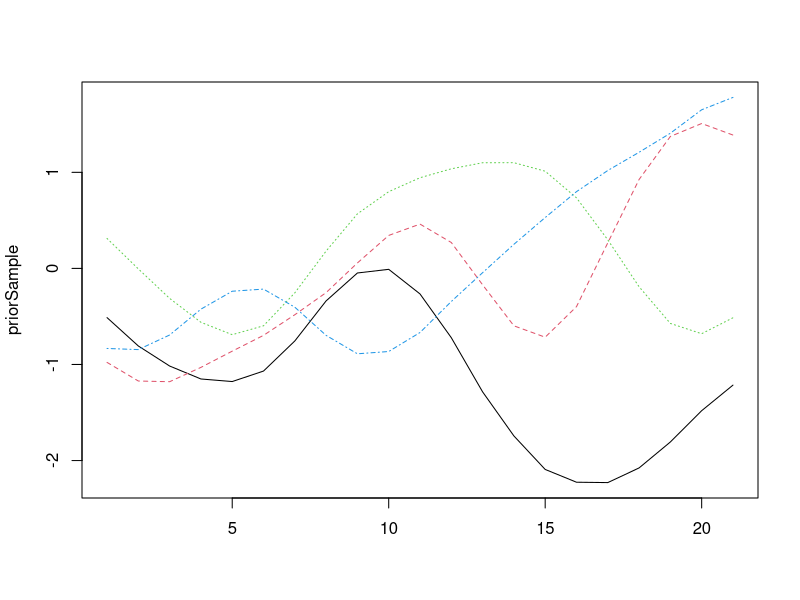
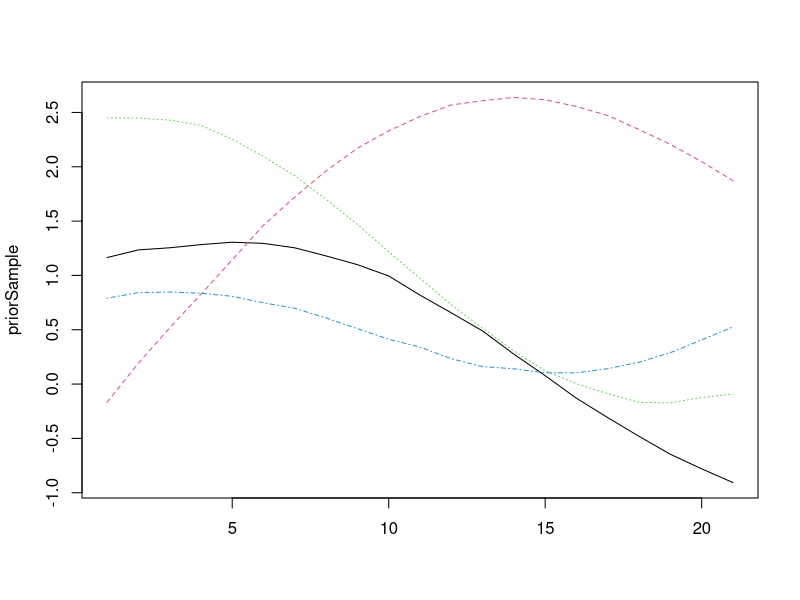
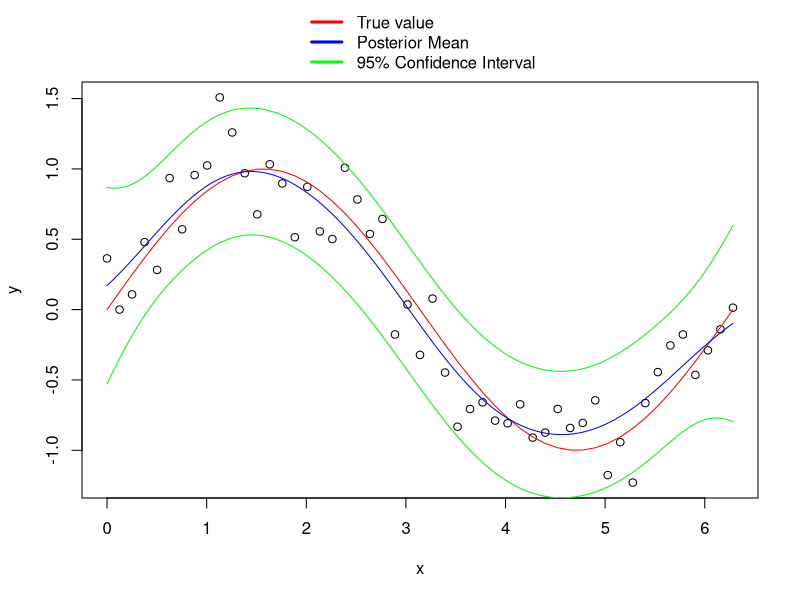

The R source for these figures, in order: (Note: a time limit stopped this script after it produced the figures.)
## ---- chunk 1
require(knitr) 
# opts_chunk$set(tidy.opts=list(width.cutoff=60))

opts_knit$set(root.dir= '.')
k_Lcov = function(x,lam)
{
  cc = matrix(1,nrow=length(x[,1]),ncol=length(x[,1]) )
  x1 = cc%*%x
  x1 = x1/length(x[,1]) 
  a = x - x1
  a = t(a)%*%a
  a = a/(length(x[,1])-1) 
  # cc = exp(-1/(2*lam)*a)
return(a)
}

k_cov = function(x,lam)
{
  # exp(-1/(2*lam)* (x - mean(x) )^2)
  xbar = colMeans(x)
  # xbar = diag(xbar)
  # print(xbar)
  c= matrix(0,nrow=length(x[1,]),ncol=length(x[1,]) )
  for (i in 1:length(x[,1]))
  {
    temp = x[i,]-xbar
    c = c + outer(temp,temp)
  }
  c = c/(length(x[,1])-1)
  return(c)
}
k = function(x,x_,lam)
{
  #t(x) repiclate then x replicate then subtract then square 
  n = length(x)
  n_ = length(x_) 
  x = replicate(n_,x) #rep not dot product 
  x_ = t(replicate(n,x_))
  r=exp(-1/(2*lam)*( x- x_ )^2)
  return(r) 
}

dra = function(n, p , nr )
{
  x = matrix(0,n,p)
  for (i in 1:nr) {
    u = replicate(p, runif(n)) #make x a matrix 
    s = cov(u)
    L = chol(s)
    x[i] = norm(L%*%t(L) - s) 
    # x[i] = u%*%L  
  }
  x
}
dra_prior = function(x, x_,point, lam)
{
  n = point 
  p = matrix(0,nrow=point,ncol=n) 
  ss = k(x,x_,lam)#this is LAMBDA Maybe change back to k_cov 
  diag(ss) = diag(ss) +0.0001
  L = t(chol(ss)) #chol2inv
  d = length(L[1,]) 
  #n sample size
  #d dimension
  Z = matrix(rnorm(n*d),nrow=d,ncol=n)
  mu = 0# 1:d 
  r = mu + L%*%Z
}
dra_samp = function(ss, point)
{
  n = point
  p = matrix(0,nrow=point,ncol=n)
  L = t(chol(ss))
  d = length(L[1,])
  #n sample size
  #d dimension
  Z = matrix(rnorm(n*d),nrow=d,ncol=n)
  mu = 0# 1:d
  r = mu + L%*%Z
}
## ---- chunk 2
n = 5 #row
p = 4 #col
x = seq(-1,1, by= 0.1)
x_=seq(-1,1, by =0.1)  
priorSample = dra_prior(x,x_,p, 0.1) #row,col,nr, lam 
matplot(priorSample, type='l')
n = 5 #row
p = 4 #col
x = seq(-1,1, by= 0.1)
x_=seq(-1,1, by =0.1)  
priorSample = dra_prior(x,x_,p, 1.0) #row,col,nr, lam 
matplot(priorSample, type='l')
## ---- chunk 3
sigma_noise = 0.5
x = seq(0,2*pi,2*pi/50)
e = rnorm(x,0,sigma_noise^2)
y = sin(x)+e
plot(x,y)
lines(x,sin(x),col='red')
xx = seq(0,2*pi,2*pi/1000)
lambda=1.0
ker = k(x,x,lambda)
diag(ker) = diag(ker)+sigma_noise  #   sigma_noise
k_1 = chol2inv(chol(ker))
kxx_x = k(xx,x,lambda)
## lambda big... singular problem want it to not be all 1s, all 0s. L controls this.

ystar = kxx_x%*%(k_1%*%y)
kxx_xx = k(xx,xx,lambda)
kx_xx = k(x,xx,lambda)
vstar = kxx_xx - kxx_x %*% (k_1 %*% kx_xx)
lines(xx,ystar,col='blue')
lines(xx,ystar+1.96*sqrt(diag(vstar)),col='green')
lines(xx,ystar-1.96*sqrt(diag(vstar)),col='green')
legend("bottom", inset=c(0.0,1.0),xpd=TRUE,bty='n', c("True value","Posterior Mean", "95% Confidence Interval"),
       col = c("red", "blue","green"), lwd=3)
## ---- chunk 4
# slc = read.csv('/Users/Benjamin/Documents/PROBMOD/Hmk5/SaltLakeTemperatures.csv')
slc = read.csv('SaltLakeTemperatures.csv') 
slc <- slc[ slc$AVEMAX != -9999 , ]
slc$Year <- sapply(slc$DATE, function(x) substring(x, first=1,last=4))
slc$Month <-sapply(slc$DATE, function(x) substring(x, first=5,last=6 ))

x = as.numeric(slc$Month)
xx = seq(1,12,1)
y = as.numeric(slc$AVEMAX)
sigma_noise = 50
lambda=1.0
ker = k(x,x,lambda)
diag(ker) = diag(ker)+sigma_noise
k_1 = chol2inv(chol(ker)) 

kxx_x = k(xx,x,lambda)
# lambda big... singular problem want it to not be all 1s, all 0s. L controls this.
ystar = kxx_x%*%(k_1%*%y)
kxx_xx = k(xx,xx,lambda)
kx_xx = k(x,xx,lambda)

vstar = kxx_xx - kxx_x %*% (k_1 %*% kx_xx)
d = data.frame(xx,ystar,diag(vstar)) 

plot(x,y)
lines(xx,ystar,col='red')
lines(xx,ystar+1.96*sqrt(diag(vstar)),col='green')
lines(xx,ystar-1.96*sqrt(diag(vstar)),col='green')
legend("bottom", inset=c(0.0,1.0),xpd=TRUE,bty='n', c("Posterior Mean", "95% Confidence Interval"),
       col = c("red", "green"), lwd=3)
## ---- chunk 5
y1 = slc$AVEMAX 
y1[is.na(y1)]<-0
xo = slc[slc[,"Year"]==1906,"Month"]
yo = slc[slc[,"Year"]==1906,"AVEMAX"]
x = as.numeric(slc$Month) 
z =as.numeric(slc$Year)-1906

f1s = seq(1,12,1)
fos = seq(1,12,1)

sigma_noise = 1
lambda=1.0

k2 = k(f1s,x,lambda)

z0 = matrix(z, nrow=length(f1s), ncol=length(z), byrow = TRUE) 
k1 = z0*k2 

ker = k(x,x,lambda)
zout = outer(z,z) 
ker1 = ker+ zout*ker 

diag(ker1) = diag(ker1)+sigma_noise
k_1 = chol2inv(chol(ker1))

k2k1= rbind(k2,k1) 
pmc = k2k1%*%k_1%*%y1
fo = k2%*%k_1%*%y1
f1 = k1%*%k_1%*%y1

ks_s = k(f1s,f1s,lambda)
m0 = matrix(0,nrow=length(f1s),ncol=length(f1s))
mc = cbind(ks_s,m0) 
mr = cbind(m0,ks_s)
post_cov = rbind(mc,mr) - k2k1%*%k_1%*%t(k2k1)

plot(fo,col='red')
lines(fo+1.96*sqrt(diag(post_cov))[0:length(fo)],col='green')
lines(fo-1.96*sqrt(diag(post_cov))[0:length(fo)],col='green')
legend("bottom", inset=c(0.0,1.0),xpd=TRUE,bty='n',horiz=TRUE, c("Posterior Mean", "95% Confidence Interval"),
       col = c("red", "green"), lwd=3)
plot(f1,col='blue')
lines(f1+1.96*sqrt(diag(post_cov))[length(fo):length(fo)*2],col='green')
lines(f1-1.96*sqrt(diag(post_cov))[length(fo):length(fo)*2],col='green')
legend("bottom", inset=c(0.0,1.0),xpd=TRUE,bty='n',horiz=TRUE, c("Posterior Mean", "95% Confidence Interval"),
       col = c("blue", "green"), lwd=3)
